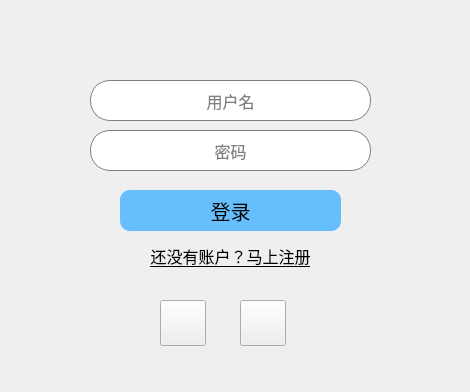
<?xml version="1.0" encoding="UTF-8"?>
<ui version="4.0">
 <class>login</class>
 <widget class="QDialog" name="login">
  <property name="geometry">
   <rect>
    <x>0</x>
    <y>0</y>
    <width>470</width>
    <height>392</height>
   </rect>
  </property>
  <property name="windowTitle">
   <string>Dialog</string>
  </property>
  <widget class="QPushButton" name="loginBtn">
   <property name="geometry">
    <rect>
     <x>120</x>
     <y>190</y>
     <width>221</width>
     <height>41</height>
    </rect>
   </property>
   <property name="font">
    <font>
     <pointsize>15</pointsize>
    </font>
   </property>
   <property name="styleSheet">
    <string notr="true">#loginBtn{
	background-color: rgb(102, 190, 252);
	border: 0px;
	border-radius: 10px;

}

#loginBtn:hover{
	background-color: rgb(52, 160, 223);
}</string>
   </property>
   <property name="text">
    <string>登录</string>
   </property>
   <property name="shortcut">
    <string>Return</string>
   </property>
  </widget>
  <widget class="QPushButton" name="registerBtn">
   <property name="geometry">
    <rect>
     <x>130</x>
     <y>240</y>
     <width>201</width>
     <height>31</height>
    </rect>
   </property>
   <property name="font">
    <font>
     <pointsize>12</pointsize>
     <underline>true</underline>
    </font>
   </property>
   <property name="styleSheet">
    <string notr="true">#registerBtn{
	border: 0px;
}
#registerBtn:hover{
	border: 0px;
	color: rgb(52, 160, 223);
}</string>
   </property>
   <property name="text">
    <string>还没有账户？马上注册</string>
   </property>
   <property name="shortcut">
    <string>Ctrl+R</string>
   </property>
  </widget>
  <widget class="QLineEdit" name="userNameText">
   <property name="geometry">
    <rect>
     <x>90</x>
     <y>80</y>
     <width>281</width>
     <height>41</height>
    </rect>
   </property>
   <property name="font">
    <font>
     <pointsize>12</pointsize>
    </font>
   </property>
   <property name="styleSheet">
    <string notr="true">#userNameText{
	border: 1px solid gray;
	border-radius: 20px; 
}
#userNameText:focus{
	border: 1px solid blue;
	border-radius: 20px; 
}</string>
   </property>
   <property name="inputMethodHints">
    <set>Qt::ImhDigitsOnly|Qt::ImhLatinOnly</set>
   </property>
   <property name="echoMode">
    <enum>QLineEdit::Normal</enum>
   </property>
   <property name="alignment">
    <set>Qt::AlignCenter</set>
   </property>
   <property name="placeholderText">
    <string>用户名</string>
   </property>
  </widget>
  <widget class="QLineEdit" name="passwordText">
   <property name="geometry">
    <rect>
     <x>90</x>
     <y>130</y>
     <width>281</width>
     <height>41</height>
    </rect>
   </property>
   <property name="font">
    <font>
     <pointsize>12</pointsize>
    </font>
   </property>
   <property name="styleSheet">
    <string notr="true">#passwordText{
	border: 1px solid gray;
	border-radius: 20px; 
}

#passwordText:focus {
	border: 1px solid blue;
	border-radius: 20px; 
}
</string>
   </property>
   <property name="inputMethodHints">
    <set>Qt::ImhDigitsOnly|Qt::ImhHiddenText|Qt::ImhNoAutoUppercase|Qt::ImhNoPredictiveText|Qt::ImhSensitiveData</set>
   </property>
   <property name="echoMode">
    <enum>QLineEdit::Password</enum>
   </property>
   <property name="alignment">
    <set>Qt::AlignCenter</set>
   </property>
   <property name="placeholderText">
    <string>密码</string>
   </property>
  </widget>
  <widget class="QPushButton" name="pushButton">
   <property name="geometry">
    <rect>
     <x>160</x>
     <y>300</y>
     <width>46</width>
     <height>46</height>
    </rect>
   </property>
   <property name="text">
    <string/>
   </property>
  </widget>
  <widget class="QPushButton" name="pushButton_2">
   <property name="geometry">
    <rect>
     <x>240</x>
     <y>300</y>
     <width>46</width>
     <height>46</height>
    </rect>
   </property>
   <property name="text">
    <string/>
   </property>
  </widget>
 </widget>
 <resources/>
 <connections/>
</ui>
